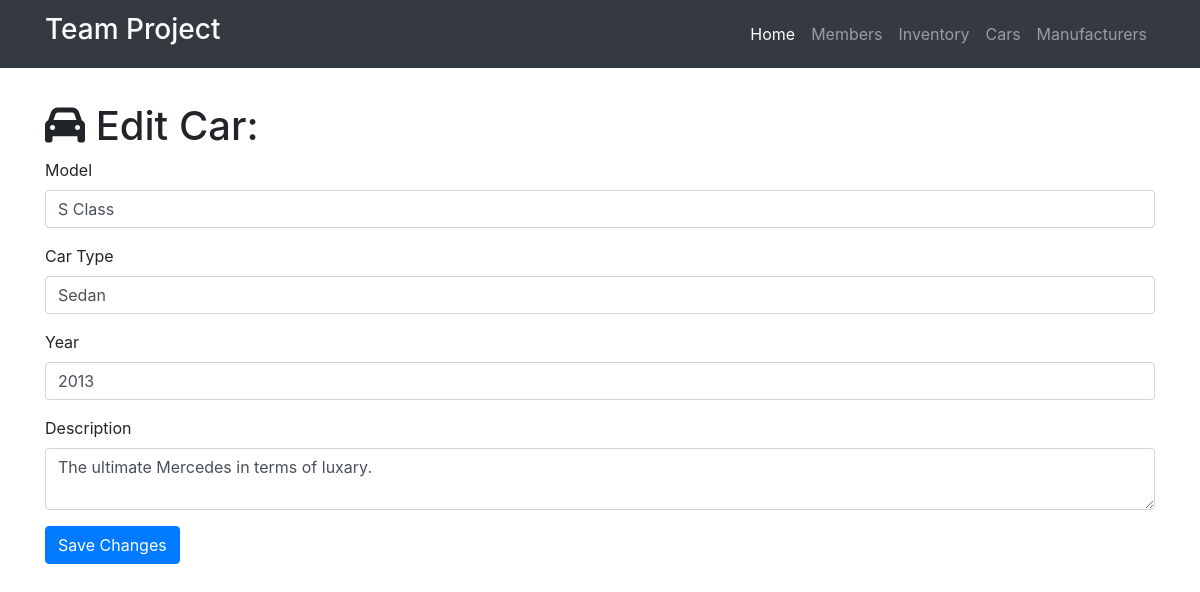
The page /car/edit/2 on the database its author committed.
### project.py (models this page shows)
class Car(db.Model):
    __tablename__ = 'cars'
    id = db.Column(db.Integer, primary_key=True)
    model = db.Column(db.Integer)
    cartype = db.Column(db.String(256))
    year = db.Column(db.Integer)
    description = db.Column(db.Text)
    manufacturer_id = db.Column(db.Integer, db.ForeignKey('manufacturers.id'))

### project.py (the view, shortened to what this page needs)
@app.route('/car/edit/<int:id>', methods=['GET', 'POST'])
def edit_car(id):
    car = Car.query.filter_by(id=id).first()
    if request.method == 'GET':
        return render_template('car-edit.html', car=car)

### templates/car-edit.html (shortened to what this page needs)
{% extends "home-base.html" %}
{% block head%}
  {{super()}}
{% endblock %}
{% block page_content %}
<div class="container">
   <h1 class="mt-5"><i class="fa fa-car" aria-hidden="true"></i> Edit Car:</h1>
  <form action="/car/edit/{{car.id}}" method="post">
    <div class="form-group">
      <label>Model</label>
      <input class="form-control" type="text" name="model" value="{{car.model}}" required="true">
    </div>
    <div class="form-group">
    <label>Car Type</label>
    <input class="form-control" type="text" name="cartype" value="{{car.cartype}}" required="true">
  </div>
  <div class="form-group">
  <label>Year</label>
  <input class="form-control" type="text" name="year" value="{{car.year}}" required="true">
</div>
    <div class="form-group">
      <label>Description</label>
      <textarea class="form-control" name="description" required="true">{{car.description}}</textarea>
    </div>
    <button type="submit" class="btn btn-primary">Save Changes</button>
  </form>
 </div>
{% endblock %}

### templates/car-edit.html (style rules this page uses)
body { padding-top: 54px; }

### rows shown on the page
Car: model "S Class", cartype "Sedan", year "2013", description "The ultimate Mercedes in terms of luxary."
